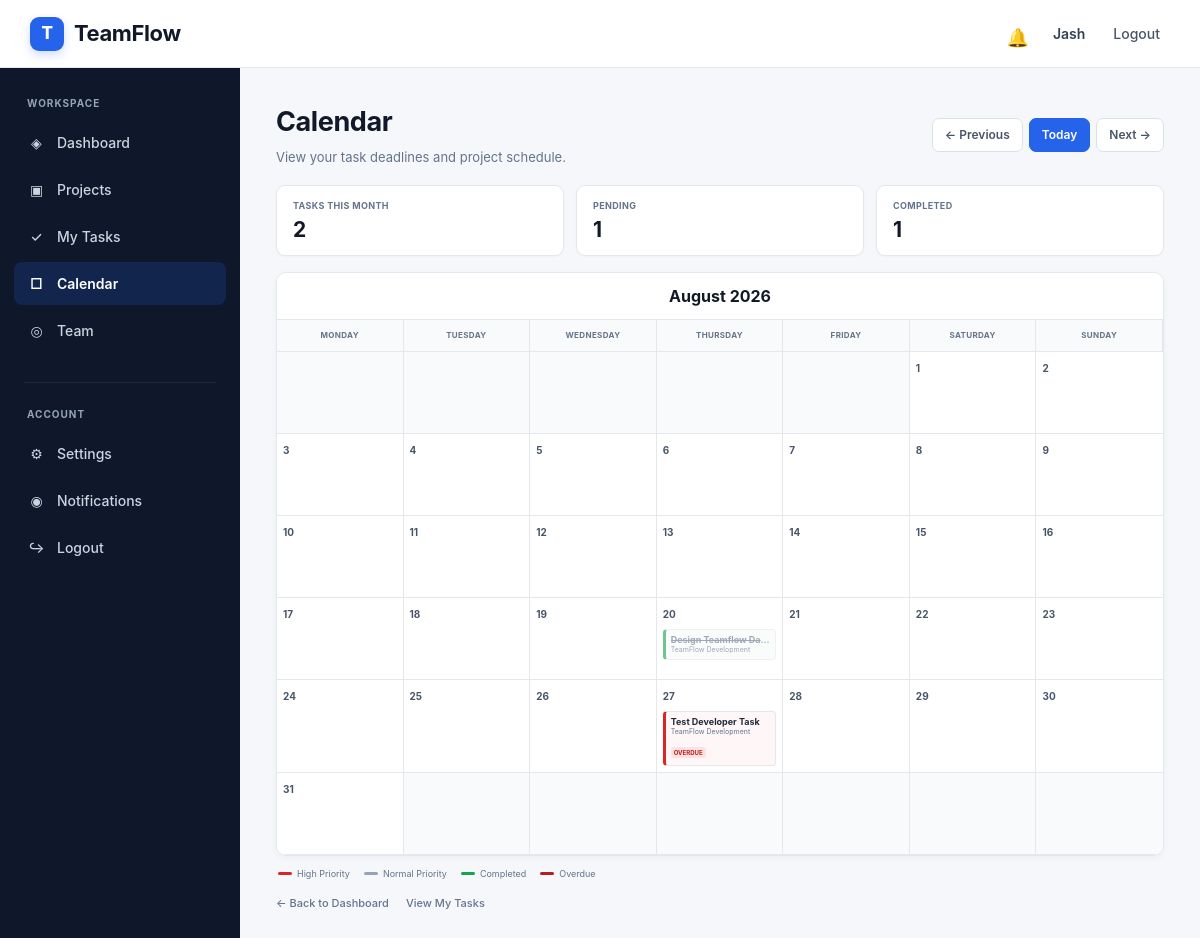
Page /calendar/?month=8&year=2026 (signed in) on the committed database.
### accounts/models.py (models this page shows, shortened)
class User(AbstractUser):
    profile_picture = models.ImageField(
        upload_to="profile_pictures/",
        blank=True,
        null=True
    )
    bio = models.TextField(
        blank=True
    )
    job_title = models.CharField(
        max_length=100,
        blank=True
    )

### tasks/models.py (models this page shows, shortened)
class Task(models.Model):
    STATUS_CHOICES = [
        ("todo", "To Do"),
        ("in_progress", "In Progress"),
        ("done", "Done"),
    ]
    PRIORITY_CHOICES = [
        ("low", "Low"),
        ("medium", "Medium"),
        ("high", "High"),
    ]
    title = models.CharField(max_length=200)
    description = models.TextField(blank=True)
    project = models.ForeignKey(
        Project,
        on_delete=models.CASCADE,
        related_name="tasks"
    )
    assigned_to = models.ForeignKey(
        settings.AUTH_USER_MODEL,
        on_delete=models.SET_NULL,
        null=True,
        blank=True,
        related_name="assigned_tasks"
    )
    created_by = models.ForeignKey(
        settings.AUTH_USER_MODEL,
        on_delete=models.CASCADE,
        related_name="created_tasks"
    )
    status = models.CharField(
        max_length=20,
        choices=STATUS_CHOICES,
        default="todo"
    )
    priority = models.CharField(
        max_length=10,
        choices=PRIORITY_CHOICES,
        default="medium"
    )
    due_date = models.DateField(
        null=True,
        blank=True
    )
    created_at = models.DateTimeField(
        auto_now_add=True
    )
    updated_at = models.DateTimeField(
        auto_now=True
    )

### projects/models.py (models this page shows, shortened)
class Project(models.Model):
    STATUS_CHOICES = [
        ("planning", "Planning"),
        ("active", "Active"),
        ("on_hold", "On Hold"),
        ("completed", "Completed"),
    ]
    PRIORITY_CHOICES = [
        ("low", "Low"),
        ("medium", "Medium"),
        ("high", "High"),
    ]
    name = models.CharField(max_length=200)
    description = models.TextField(blank=True)
    owner = models.ForeignKey(
        settings.AUTH_USER_MODEL,
        on_delete=models.CASCADE,
        related_name="owned_projects"
    )
    start_date = models.DateField(
        null=True,
        blank=True
    )
    due_date = models.DateField(
        null=True,
        blank=True
    )
    status = models.CharField(
        max_length=20,
        choices=STATUS_CHOICES,
        default="planning"
    )
    priority = models.CharField(
        max_length=10,
        choices=PRIORITY_CHOICES,
        default="medium"
    )
    created_at = models.DateTimeField(
        auto_now_add=True
    )
    updated_at = models.DateTimeField(
        auto_now=True
    )

### calendar_app/views.py (the view)
@login_required
def calendar_view(request):
    today = date.today()
    try:
        month = int(
            request.GET.get(
                "month",
                today.month
            )
        )
        year = int(
            request.GET.get(
                "year",
                today.year
            )
        )
    except (ValueError, TypeError):
        month = today.month
        year = today.year
    if month < 1:
        month = 12
        year -= 1
    if month > 12:
        month = 1
        year += 1
    current_calendar = calendar.Calendar(
        firstweekday=0
    )
    weeks = current_calendar.monthdayscalendar(
        year,
        month
    )
    tasks = Task.objects.filter(
        assigned_to=request.user,
        due_date__year=year,
        due_date__month=month
    ).select_related(
        "project"
    ).order_by(
        "due_date",
        "priority",
        "created_at"
    )
    tasks_by_day = {}
    for task in tasks:
        day = task.due_date.day
        if day not in tasks_by_day:
            tasks_by_day[day] = []
        tasks_by_day[day].append(task)
    previous_month = month - 1
    previous_year = year
    if previous_month == 0:
        previous_month = 12
        previous_year -= 1
    next_month = month + 1
    next_year = year
    if next_month == 13:
        next_month = 1
        next_year += 1
    is_current_month = (
        month == today.month
        and year == today.year
    )
    total_tasks = tasks.count()
    completed_tasks = tasks.filter(
        status="done"
    ).count()
    pending_tasks = tasks.exclude(
        status="done"
    ).count()
    return render(
        request,
        "calendar/calendar.html",
        {
            "weeks": weeks,
            "month_name": calendar.month_name[month],
            "month": month,
            "year": year,
            "tasks_by_day": tasks_by_day,
            "previous_month": previous_month,
            "previous_year": previous_year,
            "next_month": next_month,
            "next_year": next_year,
            "today": today,
            "is_current_month": is_current_month,
            "total_tasks": total_tasks,
            "completed_tasks": completed_tasks,
            "pending_tasks": pending_tasks,
        }
    )

### templates/calendar/calendar.html (shortened to what this page needs)
{% extends "base.html" %}
{% load calendar_tags %}
{% block content %}
<div class="calendar-page">
    <div class="calendar-header">
        <div class="calendar-heading">
            <h1>
                Calendar
            </h1>
            <p>
                View your task deadlines and project schedule.
            </p>
        </div>
        <div class="calendar-navigation">
            <a
                href="?month={{ previous_month }}&year={{ previous_year }}"
            >
                ← Previous
            </a>
            <a
                href="{% url 'calendar' %}"
                class="today-button"
            >
                Today
            </a>
            <a
                href="?month={{ next_month }}&year={{ next_year }}"
            >
                Next →
            </a>
        </div>
    </div>
    <div class="calendar-summary">
        <div class="summary-card">
            <div class="summary-label">
                Tasks This Month
            </div>
            <div class="summary-number">
                {{ total_tasks }}
            </div>
        </div>
        <div class="summary-card">
            <div class="summary-label">
                Pending
            </div>
            <div class="summary-number">
                {{ pending_tasks }}
            </div>
        </div>
        <div class="summary-card">
            <div class="summary-label">
                Completed
            </div>
            <div class="summary-number">
                {{ completed_tasks }}
            </div>
        </div>
    </div>
    <div class="calendar-card">
        <div class="calendar-title">
            <h2>
                {{ month_name }} {{ year }}
            </h2>
        </div>
        <div class="calendar-grid">
            <div class="weekday">
                Monday
            </div>
            <div class="weekday">
                Tuesday
            </div>
            <div class="weekday">
                Wednesday
            </div>
            <div class="weekday">
                Thursday
            </div>
            <div class="weekday">
                Friday
            </div>
            <div class="weekday">
                Saturday
            </div>
            <div class="weekday">
                Sunday
            </div>
            {% for week in weeks %}
                {% for day in week %}
                    {% if day == 0 %}
                        <div class="day no-day"></div>
                    {% else %}
                        <div
                            class="
                                day
                            "
                        >
                            <div class="day-number">
                                {% if is_current_month and day == today.day %}
                                    <span class="today-number">
                                        {{ day }}
                                    </span>
                                {% else %}
                                    <span>
                                        {{ day }}
                                    </span>
                                {% endif %}
                            </div>
                            <div class="task-list">
                                {% for task in tasks_by_day|get_item:day %}
                                    <a
                                        href="{% url 'task_detail' task.project.id task.id %}"
                                        class="
                                            task-item
                                            {% if task.status == 'done' %}
                                                task-completed
                                            {% elif task.due_date < today %}
                                                task-overdue
                                            {% elif task.priority == 'high' %}
                                                priority-high
                                            {% elif task.priority == 'medium' %}
                                                priority-medium
                                            {% else %}
                                                priority-low
                                            {% endif %}
                                        "
                                    >
                                        <span class="task-title">
                                            {{ task.title|truncatechars:28 }}
                                        </span>
                                        <span class="task-project">
                                            {{ task.project.name|truncatechars:24 }}
                                        </span>
                                        {% if task.status != "done" and task.due_date < today %}
                                            <span class="overdue-label">
                                                Overdue
                                            </span>
                                        {% endif %}
                                    </a>
                                {% endfor %}
                            </div>
                        </div>
                    {% endif %}
                {% endfor %}
            {% endfor %}
        </div>
    </div>
    <div class="calendar-legend">
        <div class="legend-item">
            <span class="legend-line legend-high"></span>
            High Priority
        </div>
        <div class="legend-item">
            <span class="legend-line"></span>
            Normal Priority
        </div>
        <div class="legend-item">
            <span class="legend-line legend-completed"></span>
            Completed
        </div>
        <div class="legend-item">
            <span class="legend-line legend-overdue"></span>
            Overdue
        </div>
    </div>
    <div class="calendar-footer">
        <a href="{% url 'dashboard' %}">
            ← Back to Dashboard
        </a>
        <a href="{% url 'my_tasks' %}">
            View My Tasks
        </a>
    </div>
</div>
{% endblock %}

### templates/base.html (shortened to what this page needs)
<!DOCTYPE html>
<html lang="en">
<head>
</head>
<body>
    <nav class="navbar">
        <a href="{% url 'dashboard' %}" class="logo">
            <span class="logo-mark">
                T
            </span>
            <span>
                TeamFlow
            </span>
        </a>
        <div class="user-area">
            {% if user.is_authenticated %}
                <a
                    href="{% url 'notification_list' %}"
                    class="notification-link"
                    title="Notifications"
                >
                    <span class="notification-icon">
                        🔔
                    </span>
                </a>
                <span class="user-name">
                    {{ user.username }}
                </span>
                <a
                    href="{% url 'logout' %}"
                    class="logout-top"
                >
                    Logout
                </a>
            {% endif %}
        </div>
    </nav>
    <aside class="sidebar">
        <div class="sidebar-section">
            <div class="sidebar-title">
                Workspace
            </div>
            <a
                href="{% url 'dashboard' %}"
                class="{% if request.resolver_match.url_name == 'dashboard' %}active{% endif %}"
            >
                <span class="sidebar-icon">
                    ◈
                </span>
                Dashboard
            </a>
            <a
                href="{% url 'project_list' %}"
                class=""
            >
                <span class="sidebar-icon">
                    ▣
                </span>
                Projects
            </a>
            <a
                href="{% url 'my_tasks' %}"
                class="{% if request.resolver_match.url_name == 'my_tasks' %}active{% endif %}"
            >
                <span class="sidebar-icon">
                    ✓
                </span>
                My Tasks
            </a>
            <a
                href="{% url 'calendar' %}"
                class="{% if request.resolver_match.url_name == 'calendar' %}active{% endif %}"
            >
                <span class="sidebar-icon">
                    □
                </span>
                Calendar
            </a>
            <a
                href="{% url 'team_list' %}"
                class="{% if request.resolver_match.url_name == 'team_list' %}active{% endif %}"
            >
                <span class="sidebar-icon">
                    ◎
                </span>
                Team
            </a>
        </div>
        <div class="sidebar-divider"></div>
        <div class="sidebar-section">
            <div class="sidebar-title">
                Account
            </div>
            <a
                href="{% url 'profile' %}"
                class="{% if request.resolver_match.url_name == 'profile' %}active{% endif %}"
            >
                <span class="sidebar-icon">
                    ⚙
                </span>
                Settings
            </a>
            <a
                href="{% url 'notification_list' %}"
                class="{% if request.resolver_match.url_name == 'notification_list' %}active{% endif %}"
            >
                <span class="sidebar-icon">
                    ◉
                </span>
                Notifications
            </a>
            <a href="{% url 'logout' %}">
                <span class="sidebar-icon">
                    ↪
                </span>
                Logout
            </a>
        </div>
    </aside>
    <main class="main-content">
        {% block content %}
        {% endblock %}
    </main>
</body>
</html>

### rows in the picture
User: username "Jash"
Task: title "Design Teamflow Da…", project.name "TeamFlow Development"
Task: title "Test Developer Task", project.name "TeamFlow Development", status "OVERDUE"

### other values in the picture
{{ total_tasks }} "2"
{{ pending_tasks }} "1"
{{ completed_tasks }} "1"
{{ month_name }} "August"
{{ year }} "2026"
{{ day }} "1" "2" "3" "4" "5" "6" "7" "8" "9" "10" "11" "12" "13" "14" "15" "16" "17" "18" "19" "20" "21" "22" "23" "24" "25" "26" "27" "28" "29" "30" "31"
